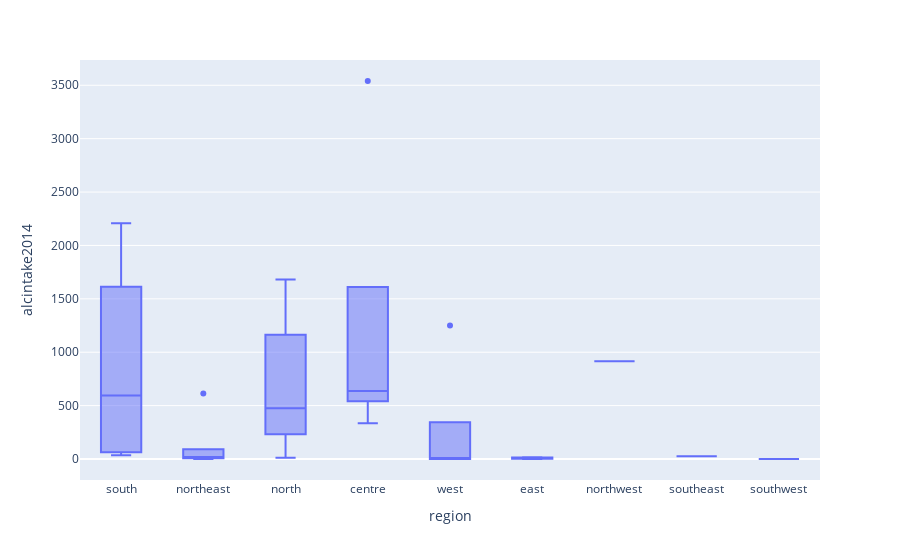

Source (notebook cell):
### Code cell
fig = px.box(df,x='region',y='alcintake2014')
fig.show()

### Figure 1 — Plotly figure (JSON) as saved in the notebook; plotly's stock layout.template omitted (floating-point values rounded to 4 significant figures)
{"data": [{"alignmentgroup": "True", "hovertemplate": "region=%{x}<br>alcintake2014=%{y}<extra></extra>", "legendgroup": "", "marker": {"color": "#636efa"}, "name": "", "notched": false, "offsetgroup": "", "orientation": "v", "showlegend": false, "type": "box", "x": ["south", "northeast", "northeast", "north", "centre", "west", "west", "north", "north", "north", "centre", "south", "south", "centre", "west", "northeast", "northeast", "east", "northeast", "centre", "north", "northwest", "northeast", "south", "centre", "east", "north", "north", "east", "southeast", "north", "west", "west", "southwest", "south"], "x0": " ", "xaxis": "x", "y": [594, 11, 613, 1680, 335, 9, 42, 1095, 74, 388, 611, 2207, 35, 3540, 1251, 0, 25, 16, 91, 637, 442, 915, 8, 1416, 968, 12, 508, 1232, 0, 25, 11, 1, 0, 0, 73], "y0": " ", "yaxis": "y"}], "layout": {"boxmode": "group", "legend": {"tracegroupgap": 0}, "margin": {"t": 60}, "xaxis": {"anchor": "y", "domain": [0, 1], "title": {"text": "region"}}, "yaxis": {"anchor": "x", "domain": [0, 1], "title": {"text": "alcintake2014"}}}}
